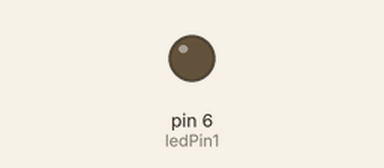
Simulated run of this sketch. Board: Arduino Uno, built with avr-gcc and run on an emulated ATmega328P. Parts: output pins drawn as LEDs (lit = HIGH). What the sketch prints to the serial monitor is not drawn.

Above: at 0.05 s.
Timing chart, 0 to 4.6 s (numbered marks = the images above):
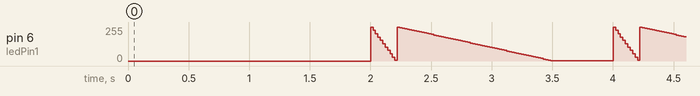

Measured:
- by itself, pin 6 (ledPin1): moves between 3/255 and 255/255, repeating every 2.0 s

The sketch:

battitoDueSecondi.ino
```cpp
//Sketch battito migliorato per spegnere completamente i led nel punto morto del battito, senza che rimangano accesi (anche se minimamente)
//Upgrade per far partire la pulsazione precisamente ogni 2 secondi. Abbiamo una tolleranza di 8 microsecondi

unsigned long previousCheck = 0; // last time update
long interval = 2000000; // interval at which to do something (milliseconds)
unsigned long time1;
unsigned long time2;
int brightness = 0;
int fadeAmount = 35;
int counter = 0;
int ledPin1 = 6;
float pulse = 0.7;
bool check = false;

void setup(){
  Serial.begin(9600);
pinMode(ledPin1, OUTPUT);
  brightness = 255;
}


void loop(){
  unsigned long currentCheck = micros();

  if(currentCheck - previousCheck > interval) {
     previousCheck = currentCheck;
      time1 = time2;
    time2 = micros();

  check = true;

  }

if (check == true) {
  pulsa();
  }

}

void pulsa(){
  analogWrite(ledPin1, brightness);
  brightness = brightness - (fadeAmount * pulse);

  if (brightness <= 0 && counter == 0) {
    brightness = 255 ;

    counter = 1;
    fadeAmount = 5;
  }
  else if (brightness <= 0 && counter == 1) {
    delay(32 * 10);
    brightness = 255;
    counter = 0;
    fadeAmount = 35;
    check = false;
    Serial.println(time2 - time1);
  }

  delay(2 * 10);
}
```
